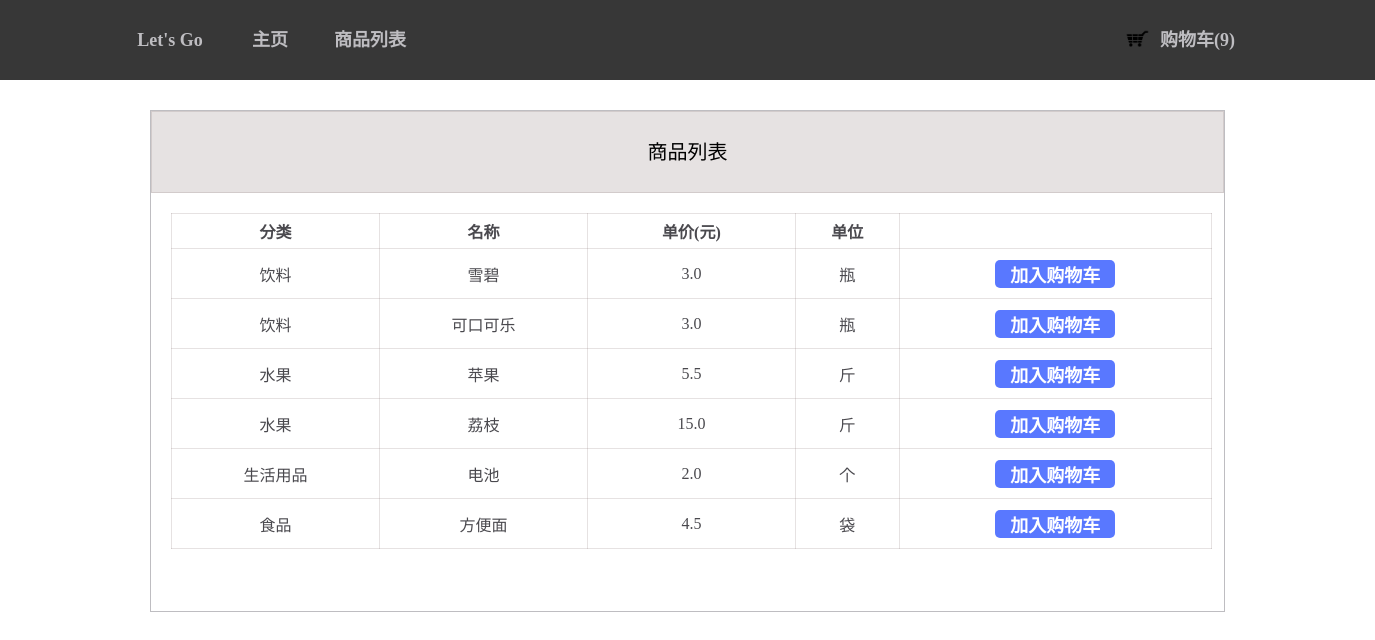
Screenshot of /shopping_list/ with the database file from the repository.
### blog/models.py (models this page shows)
class Goods(models.Model):
    type = models.CharField(max_length=200)
    name = models.CharField(max_length=200)
    price = models.FloatField(default='')
    unit = models.CharField(max_length=200)

### blog/views.py (the view, shortened to what this page needs)
# urls.py: url(r'^shopping_list/$',views.shopping_list ,name='shopping_list'),
def shopping_list(request):
    goods = Goods.objects.all()
    return render(request, 'blog/shopping_list.html', {'goods': goods,'total_count' : Purchase.total()})

### blog/models.py (called while the page is built)
    def total():
        total_count = 0
        self = Purchase.objects.all()
        for items in self:
            total_count += items.count
        return total_count

### blog/templates/blog/shopping_list.html (shortened to what this page needs)
{% extends 'blog/list.html' %}
{% load staticfiles %}
{% block css %}
    <link rel="stylesheet" href="{% static 'css/list.css' %}">
{% endblock %}
{%  block shopping_list  %}active{% endblock %}
{% block content %}
<div class="list">
    <div class="mark">商品列表</div>
        <table>
            <tr>
                <th width="20%">分类</th>
                <th width="20%">名称</th>
                <th width="20%">单价(元)</th>
                <th width="10%">单位</th>
                <th width="30%"> </th>
            </tr>
            <tr>
    {% for goods in goods %}
                <td>{{ goods.type }}</td>
                <td>{{ goods.name }}</td>
                <td>{{ goods.price }}</td>
                <td>{{ goods.unit }}</td>
                <td><button class="shopCartButton"  id="{{ goods.id }}">加入购物车</button></td>
            </tr>
    {% endfor %}
        </table>
</div>
    {% endblock content %}

### blog/static/css/blog.css (style rules this page uses)
body { margin: 0; min-width: 1365px; }

### blog/static/css/list.css (style rules this page uses)
.list { background-color: white; margin: 30px 150px; height:500px; border-style: solid; border-color: #bebdc1; border-width: 1px; }
.mark { background-color: rgba(128, 109, 109, 0.2); height: 80px; text-align: center; line-height: 80px; font-size: 20px; border:1px solid rgba(128, 109, 109, 0.2); }
table,th,td { border:1px solid rgba(128, 109, 109, 0.2); color: rgba(29, 27, 34, 0.8); text-align: center; }
table { border-collapse: collapse; margin: 20px 20px; width: 97%; }
th { height: 35px; }
td { height:50px; }
.shopCartButton { border: none; background-color: #5978ff; font-size:18px; border-radius:5px; color: white; font-weight: bold; cursor: pointer; text-align: center; width: 120px;; }

### rows the page displays
Goods: type "饮料", name "雪碧", price "3.0", unit "瓶"
Goods: type "饮料", name "可口可乐", price "3.0", unit "瓶"
Goods: type "水果", name "苹果", price "5.5", unit "斤"
Goods: type "水果", name "荔枝", price "15.0", unit "斤"
Goods: type "生活用品", name "电池", price "2.0", unit "个"
Goods: type "食品", name "方便面", price "4.5", unit "袋"

### other values shown
{{ total_count }} "9"
